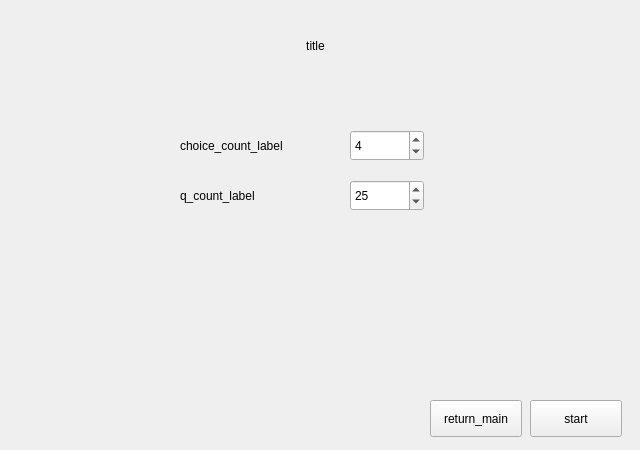
<?xml version="1.0" encoding="UTF-8"?>
<ui version="4.0">
 <class>Form</class>
 <widget class="QWidget" name="Form">
  <property name="geometry">
   <rect>
    <x>0</x>
    <y>0</y>
    <width>640</width>
    <height>450</height>
   </rect>
  </property>
  <property name="windowTitle">
   <string>Form</string>
  </property>
  <widget class="QPushButton" name="start">
   <property name="geometry">
    <rect>
     <x>530</x>
     <y>400</y>
     <width>92</width>
     <height>37</height>
    </rect>
   </property>
   <property name="text">
    <string>start</string>
   </property>
  </widget>
  <widget class="QLabel" name="title">
   <property name="geometry">
    <rect>
     <x>0</x>
     <y>0</y>
     <width>631</width>
     <height>91</height>
    </rect>
   </property>
   <property name="styleSheet">
    <string notr="true">font: 25 22pt &quot;Noto Sans&quot;;</string>
   </property>
   <property name="text">
    <string>title</string>
   </property>
   <property name="alignment">
    <set>Qt::AlignCenter</set>
   </property>
  </widget>
  <widget class="QSpinBox" name="choice_count_spin">
   <property name="geometry">
    <rect>
     <x>350</x>
     <y>130</y>
     <width>74</width>
     <height>31</height>
    </rect>
   </property>
   <property name="maximum">
    <number>10</number>
   </property>
   <property name="value">
    <number>4</number>
   </property>
  </widget>
  <widget class="QLabel" name="choice_count_label">
   <property name="geometry">
    <rect>
     <x>180</x>
     <y>130</y>
     <width>171</width>
     <height>31</height>
    </rect>
   </property>
   <property name="styleSheet">
    <string notr="true">font: 10pt &quot;Noto Sans&quot;;</string>
   </property>
   <property name="text">
    <string>choice_count_label</string>
   </property>
  </widget>
  <widget class="QLabel" name="q_count_label">
   <property name="geometry">
    <rect>
     <x>180</x>
     <y>180</y>
     <width>171</width>
     <height>31</height>
    </rect>
   </property>
   <property name="styleSheet">
    <string notr="true">font: 10pt &quot;Noto Sans&quot;;</string>
   </property>
   <property name="text">
    <string>q_count_label</string>
   </property>
  </widget>
  <widget class="QSpinBox" name="q_count_spin">
   <property name="geometry">
    <rect>
     <x>350</x>
     <y>180</y>
     <width>74</width>
     <height>31</height>
    </rect>
   </property>
   <property name="value">
    <number>25</number>
   </property>
  </widget>
  <widget class="QPushButton" name="return_main">
   <property name="geometry">
    <rect>
     <x>430</x>
     <y>400</y>
     <width>92</width>
     <height>37</height>
    </rect>
   </property>
   <property name="text">
    <string>return_main</string>
   </property>
  </widget>
 </widget>
 <resources/>
 <connections/>
</ui>
